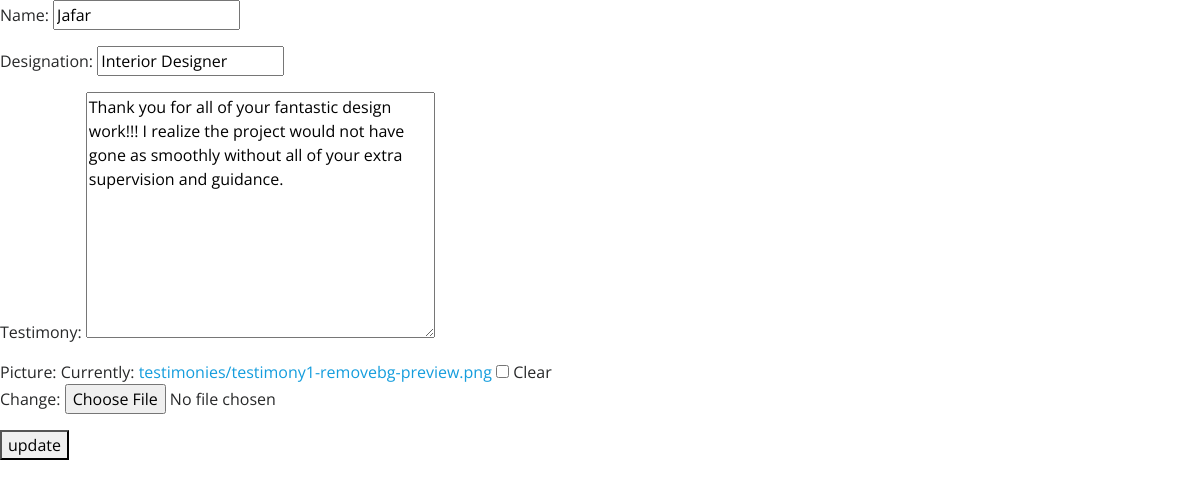
The page /update-testimony/2 on the database its author committed.
### pflio/models.py (models this page shows, shortened)
class Testimony(models.Model):
    name = models.CharField(max_length=100)
    designation = models.CharField(max_length=100)
    testimony = models.TextField()
    picture = models.ImageField(upload_to='testimonies', blank=True)

### pflio/views.py (the view)
# urls.py: path('update-testimony/<int:pk>',UpdateTestimonyView.as_view(),name='update-testimony'),
class UpdateTestimonyView(UpdateView):
    model = Testimony
    template_name = 'update-testimony.html'
    fields = '__all__'

### pflio/templates/update-testimony.html (shortened to what this page needs)
{% extends "allhead.html" %}
{% block content %}
<form method="post" enctype="multipart/form-data">
    {{ form.as_p }}
    <button type="submit">update</button>
</form>
{% endblock %}

### pflio/static/css/style.css (style rules this page uses)
body { font-family: "Open Sans", sans-serif; color: #272829; }
a { color: #149ddd; text-decoration: none; }

### rows shown on the page
Testimony: name "Jafar", designation "Interior Designer", testimony "Thank you for all of your fantastic design work!!! I realize the project would not have gone as smoothly without all of your extra supervision and guidance."
